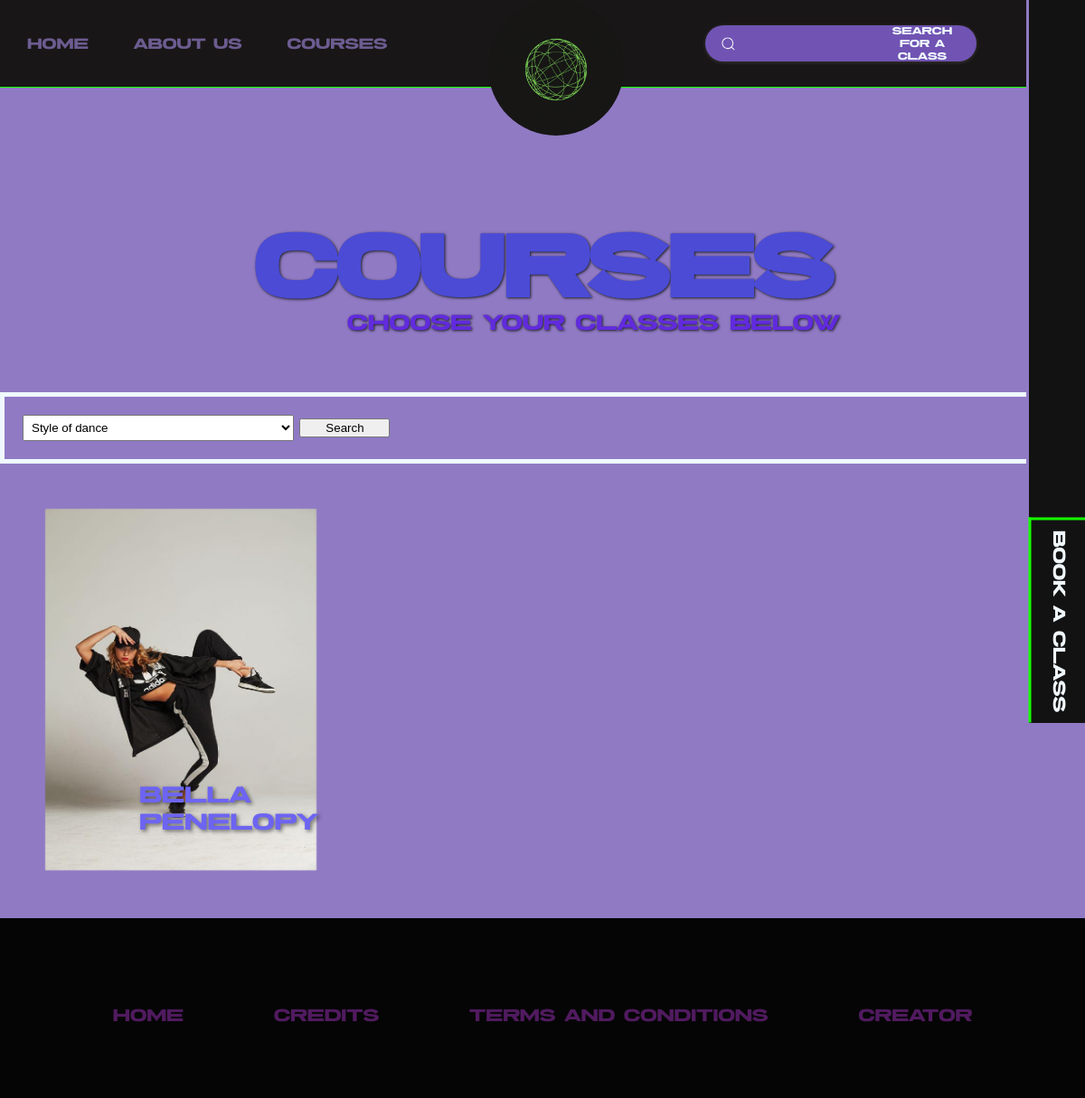
/classes.php?danse=8, run on the app's committed database.
### tables this page shows
CREATE TABLE `professeur` (
  `id_professeur` int(11) NOT NULL,
  `nom_professeur` varchar(50) NOT NULL,
  `ext_dance` varchar(50) DEFAULT NULL,
  `photo` varchar(255) NOT NULL
);

### classes.php (the view, shortened to what this page needs)
<!DOCTYPE html>
<html lang="en">
<head>
    <link rel="stylesheet" href="styles.css">
    <link rel="stylesheet" href="classes.css">
</head>
<body>
    <nav>
        <div class="partie1">
            <a href="index.php">Home</a>
            <a href="Aboutus.html">About us</a>
            <a href="classes.php">Courses</a>
        </div>
        <form class="searchbar" method="GET" action="course.php">
            <label for="search">
                <input class="input" type="text" required=""  id="search">
                <span>search for a class</span>
                <div class="fancy-bg"></div>
                <div class="search">
                </div>
            </label>
        </form>
            <a href="index.php">
                 <img id="LOGO" src="images/one dance nation studio.gif" alt="aller ver l'Accueil">
           </a>
 </nav>
        <div class="bare">
            <div class="bookaplace1">
               <a href="classes.php"><button class="bookaplace2"> Book a class</button></a>
            </div>
         </div>
       <BR>
       <BR>
       <BR>
       <BR>
       <div class="title_courses">
    <div class="title">
        <h1> Courses </h1>
        <span>choose your classes below</span>
    </div>
</div>
<form class='classfiltre' method="get" style="padding: 20px; border: 5px solid aliceblue; ">
    <select name="danse" style="width: 300px; padding: 5px; font-family: Arial, sans-serif;">
        <option value="">Style of dance</option>
        <?php
        include("connexion.php");
        ?>
    </select>
    <input type="submit" value="Search" style="width: 100px;">
</form>
<?php
if (isset($_GET["danse"])) {
    $danseId = $_GET["danse"];
}
$query = "SELECT * FROM professeur, dance WHERE professeur.ext_dance = id_dance";
if (!empty($danseId)) {
    $query .= " AND id_dance= :danseId";
}
$stmt = $db->prepare($query);
if (!empty($danseId)) {
    $stmt->bindParam(":danseId", $danseId);
}
$stmt->execute();
$result = $stmt->fetchAll(PDO::FETCH_ASSOC);
foreach ($result as $row) {
    echo '<div style="position: relative; display: inline-block;">';
    echo '<a href="course.php?dance_id=' . $row['id_dance'] . '">';
    echo '<img src="' . $row['photo'] . '" alt="Professor Photo" width="300" height="400" style= margin:50px>';
    echo '<span style="position: absolute; top: 40%; left: 1%; color: rgba(109, 100, 242); font-size: 2rem; text-shadow: 2px 2px 4px rgba(0, 0, 0, 0.5); padding: 150px;">';
    echo $row['nom_professeur'];
    echo '</span>';
    echo '</div>';
}
?>
</body>
</html>
        <footer>
           <div class="links">
      <a href="index.php">Home</a>
  <a href="credits.html">Credits</a>
  <a href="terms.html"> Terms and conditions</a>
  <a href="creator.html">Creator</a>
  </div>
        </footer>

### styles.css (style rules this page uses)
*, *::after, *::before { box-sizing: border-box; }
html,body { background-color: #181717; font-family: 'threat'; margin: 0; padding: 0; scroll-behavior: smooth; width: 100vw; overflow-x: hidden; }
#LOGO { position: absolute; width: 10%; left: 45%; top: 0px; z-index: 809; border-radius: 800px; min-width: 150px; }
span { display: inline-block; opacity: 0; filter: blur(4px); }
span:nth-child(2) { animation: fade-in 0.8s 0.2s forwards cubic-bezier(0.11, 0, 0.5, 0); }
nav { background-color:#181616; height: 0px; border-bottom: solid 0.5px rgb(21, 255, 0); position: relative; text-align: center; padding: 3rem 4rem 3rem 4rem; margin: 0; display: flex; justify-content: center; align-items: center; flex-direction: column; flex-wrap: wrap; }
.partie1 { position: absolute; left: 30px; display: flex; flex-direction: row; align-items: center; justify-content: center; gap: 100px; }
.partie1 a { color: #907ac4; font-size: 1.4rem; text-decoration: none; opacity: 0.7; }
@media screen and (max-width:1315px) { .partie1 a { color: #907ac4; font-size: 1.3rem; text-decoration: none; opacity: 0.7; } }
@media screen and (max-width:1315px) { .partie1 { display: flex; flex-direction: row; align-items: center; justify-content: center; gap: 50px; } }
.searchbar { --input-text-color: #fff; --input-bg-color: #7053b3; --focus-input-bg-color: transparent; --text-color: #f4f5f6; --active-color: #1b9bee; --width-of-input: 200px; --inline-padding-of-input: 1.2em; --gap: 0.9rem; }
.searchbar { font-size: 0.9rem; display: flex; gap: 0.5rem; align-items: center; width: var(--width-of-input); position: absolute; right: 10%; width: 300px; isolation: isolate; }
.searchbar span { color:aliceblue; }
.fancy-bg { position: absolute; width: 100%; inset: 0; background: var(--input-bg-color); border-radius: 30px; height: 100%; z-index: -1; pointer-events: none; box-shadow: rgba(235, 226, 226, 0.16) 0px 1px 4px; }
label { width: 100%; padding: 0.8em; height: 40px; padding-inline: var(--inline-padding-of-input); display: flex; align-items: center; position: absolute; }
.search,.close-btn { position: absolute; }
.search { fill: var(--text-color); left: var(--inline-padding-of-input); }
svg { width: 17px; display: block; }
.input { color: var(--input-text-color); width: 100%; margin-inline: min(2em,calc(var(--inline-padding-of-input) + var(--gap))); background: none; border: none; }
.input::placeholder { color: var(--text-color) }
.bare { position: fixed; top: 0px; right: 0px; width: 65px; height: 100vh; border-left: solid #907ac4; background-color: rgb(18, 18, 18); z-index: 12; animation-name: ifXgUJ; animation-duration: 1.3s; }
.bookaplace1 { position: absolute; bottom: 0px; }
.bookaplace2 { position: absolute; bottom: 82px; left: -82px; width: 227px; height: 64px; border: solid rgb(21, 255, 0); transform: rotate(90deg); font-family: 'threat'; font-size: 1.5rem; border-right: none; text-align: center; border-top: none; }
.bare button { cursor: pointer; background-color: inherit; color: aliceblue; }
button { position: relative; display: inline-block; border: 0; vertical-align: middle; text-decoration: none; background: transparent; padding: 0; font-family: inherit; font-size: 1.5rem; cursor: pointer; }
footer { position: relative; font-family: 'threat'; background-color: rgb(5, 5, 5); text-align: center; bottom: 0; padding: 6rem 4rem 3rem 4rem; margin: 0; display: flex; justify-content: center; align-items: center; flex-direction: column; flex-wrap: wrap; }
footer a { color:rgb(154, 48, 184); opacity: 0.5; text-decoration: none; font-size: 1.5rem; }
.links { display: flex; flex-direction: row; align-items: center; justify-content: center; gap: 100px; list-style: none; margin-bottom: 2rem; }
.title2::before::before,.title::after { position: absolute; content: ""; height: 16px; width: 16px; border-radius: 50%; left: 0px; background-color: royalblue; }

### data on the page
professeur: photo (picture), nom_professeur "bella penelopy"
